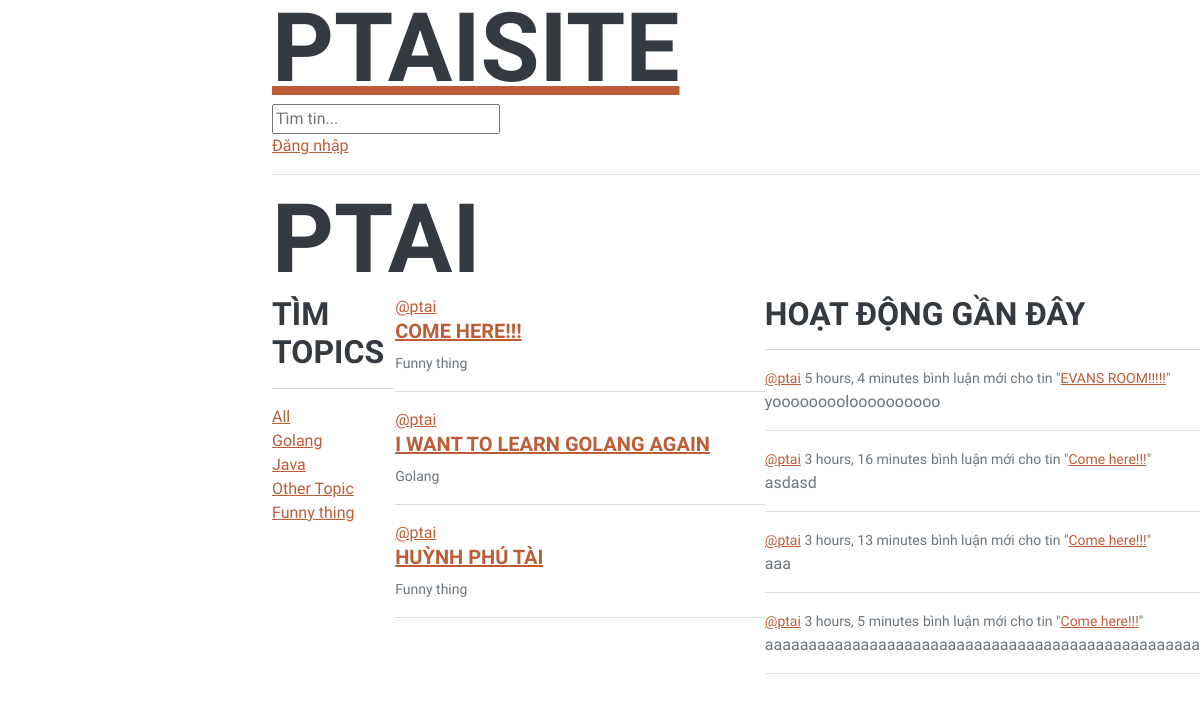
The app's page /profile/1/, older data.
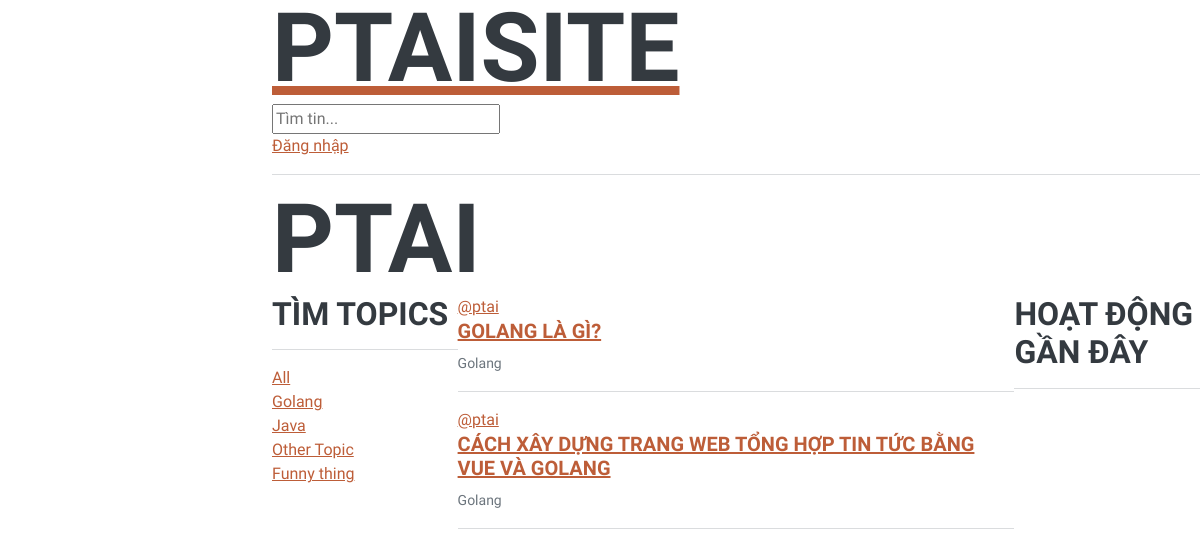
The same page, newer data.
### base/models.py (models this page shows, shortened)
class Topic(models.Model):
   name = models.CharField(max_length=200)

class Room (models.Model):
    name = models.CharField(max_length=200)
    host = models.ForeignKey(User, on_delete=models.SET_NULL, null=True)
    topic = models.ForeignKey(Topic, on_delete=models.SET_NULL, null=True)
    description = models.TextField(null=True, blank=True)
    updated = models.DateTimeField(auto_now = True)
    created = models.DateTimeField(auto_now_add=True)
    paticipants = models.ManyToManyField(User, related_name='paticipants', blank=True)
    class Meta:
        ordering = ['-updated', '-created']
    def __str__(self):
        return self.name

class Message(models.Model):
    user = models.ForeignKey(User, on_delete=models.CASCADE)
    room = models.ForeignKey(Room, on_delete=models.CASCADE)
    body = models.TextField()
    updated = models.DateTimeField(auto_now = True)
    created = models.DateTimeField(auto_now_add=True)
    def __str__(self):
        return self.body[0:50]

### base/views.py (the view)
# urls.py: path('profile/<str:pk>/', views.userProfile, name="user-profile") ,
def userProfile(request, pk):
    user= User.objects.get(id=pk)
    rooms = user.room_set.all()
    room_messages = user.message_set.all()
    topics = Topic.objects.all()
    context = {'user': user, 'rooms': rooms, 'room_messages': room_messages, 'topics': topics}
    return render(request, 'base/profile.html', context)

### base/templates/base/profile.html (shortened to what this page needs)
{% extends 'main.html'%}
{% block content%}
    <h1>{{user.username}}</h1>
    <div class="profile-cotainer">
        <div>
            {% include 'base/topics_component.html'%}
        </div>
        <div>
            {% include 'base/feed_component.html'%}
        </div>
        <div>
            {% include 'base/activities_component.html'%}
        </div>
    </div>
{% endblock content%}

### templates/main.html (shortened to what this page needs)
<!DOCTYPE html>
{% load static %}
<html>
<head>
    <link href="{% static 'styles/styles.css'%}" rel="stylesheet" />
</head>
<body>
    {% include 'navbar.html'%}
    {% block content%}
    {% endblock content%}
</body>
</html>

### templates/navbar.html
<a href="/">
    <h1>PTaiSite</h1>
</a>
<form method="GET" action="{% url 'home' %}">
    <input type="text" name= "q" placeholder="Tìm tin..." />
</form>
{% if request.user.is_authenticated %}
<p>Hello {{request.user}}</p>
<a href="{% url 'logout'%}">Đăng xuất</a>
{% else %}
<a href="{% url 'login'%}">Đăng nhập</a>
{% endif %}
<hr>

### base/templates/base/topics_component.html
{% block content %}
<h3>Tìm Topics</h3>
        <hr>
        <div>
            <a href="{% url 'home' %}">All</a>
        </div>
        {% for topic in topics %}
        <div>
            <a href="{% url 'home' %}?q={{topic.name}}">{{ topic.name }}</a>
        </div>
        {% endfor %}
{% endblock content %}

### base/templates/base/feed_component.html (shortened to what this page needs)
{% block content %}
{% for room in rooms %}
            <div>
                <a href="{% url 'user-profile' room.host.id %}">@{{room.host.username}}</a>
                <h5><a href="{% url 'room' room.id %}">{{room.name}}</a> </h5>
                <small>{{room.topic.name}}</small>
                <hr>
            </div>
        {% endfor %}
{% endblock content %}

### base/templates/base/activities_component.html (shortened to what this page needs)
{% block content %}
<h3>Hoạt động gần đây</h3>
        <hr>
        {% for message in room_messages %}
            <div>
                <small><a href="{% url 'user-profile' message.user.id%}">@{{message.user}}</a> {{message.created|timesince}}</small>
                <small> bình luận mới cho tin "<a href="{% url 'room' message.room.id %}">{{message.room}}</a>"</small>
                <p>{{message}}</p>
                <hr>
            </div>
        {% endfor %}
{% endblock content %}

### base/templates/base/profile.html (style rules this page uses)
.profile-cotainer { display: grid; grid-template-columns: 1fr 3fr 1fr; }

Row changes from the older to the newer data that the page shows:
removed Room: host.username "ptai", name "COME HERE!!!", topic.name "Funny thing"
removed Room: host.username "ptai", name "I WANT TO LEARN GOLANG AGAIN", topic.name "Golang"
removed Room: host.username "ptai", name "HUỲNH PHÚ TÀI", topic.name "Funny thing"
removed Message: user "ptai", created "5 hours, 4 minutes", room "EVANS ROOM!!!!!", body "yooooooooloooooooooo"
removed Message: user "ptai", created "3 hours, 16 minutes", room "Come here!!!", body "asdasd"
removed Message: user "ptai", created "3 hours, 13 minutes", room "Come here!!!", body "aaa"
removed Message: user "ptai", created "3 hours, 5 minutes", room "Come here!!!", body "aaaaaaaaaaaaaaaaaaaaaaaaaaaaaaaaaaaaaaaaaaaaaaaaaa"
added Room: host.username "ptai", name "GOLANG LÀ GÌ?", topic.name "Golang"
added Room: host.username "ptai", name "CÁCH XÂY DỰNG TRANG WEB TỔNG HỢP TIN TỨC BẰNG VUE VÀ GOLANG", topic.name "Golang"
